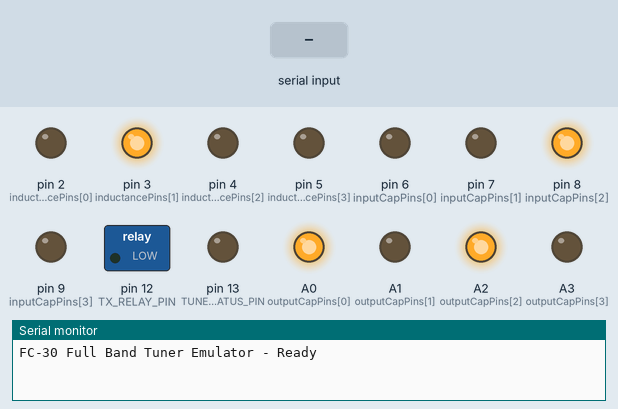
This sketch was run on a simulated Arduino Nano, built with avr-gcc and run on an emulated ATmega328P. Parts: switched loads named in the sketch (green lamp = pin HIGH), output pins drawn as LEDs (lit = HIGH), the last lines printed to the serial monitor. Dashed ring = blinking. The test bench sets the inputs (shaded band). Random numbers use the default seed unless the sketch sets one.

Above: at 1.2 s.
1.3 s: "TUNE\n" received over the second serial link
At 2.06 s:
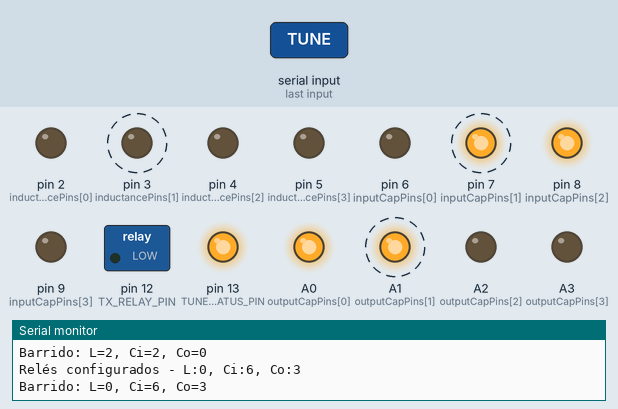
4.3 s: "TX ON\n" received over the second serial link
At 5.4 s:
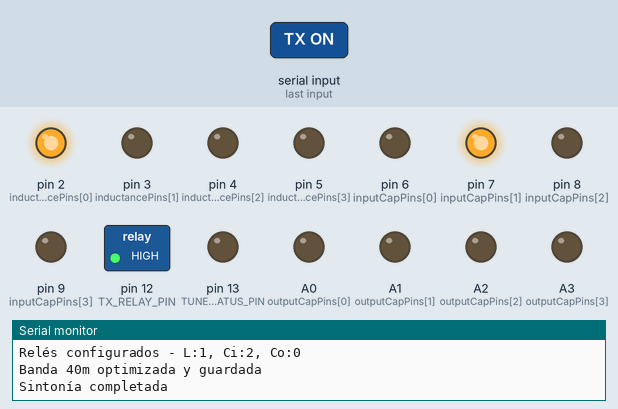
5.8 s: "FREQ 90\n" received over the second serial link
At 6.9 s:
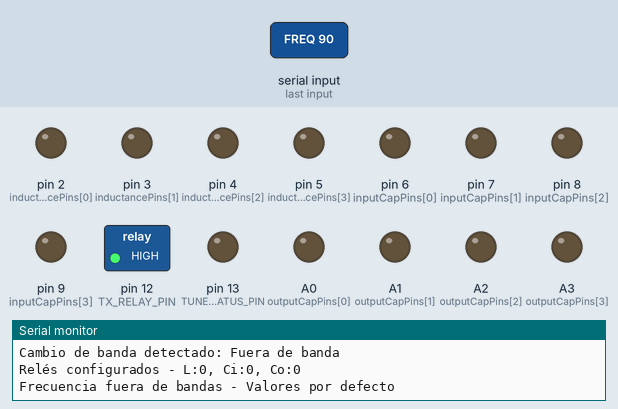
7.3 s: "TX OFF\n" received over the second serial link
At 7.7 s:
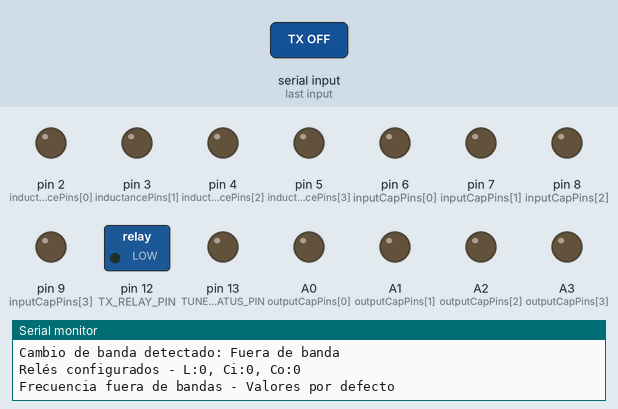
8.8 s: "TUNE\n" received over the second serial link
At 8.96 s:
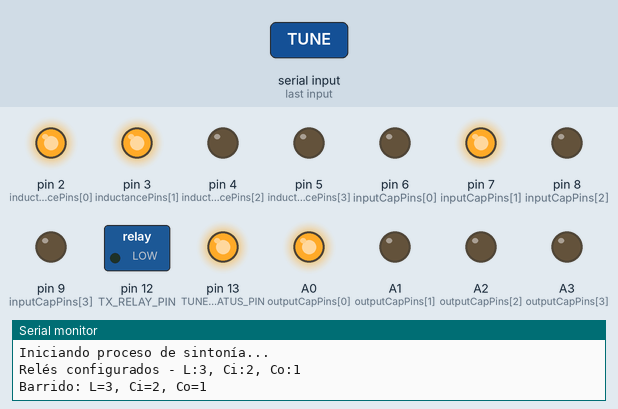
11.8 s: "TX ON\n" received over the second serial link
At 12.3 s:
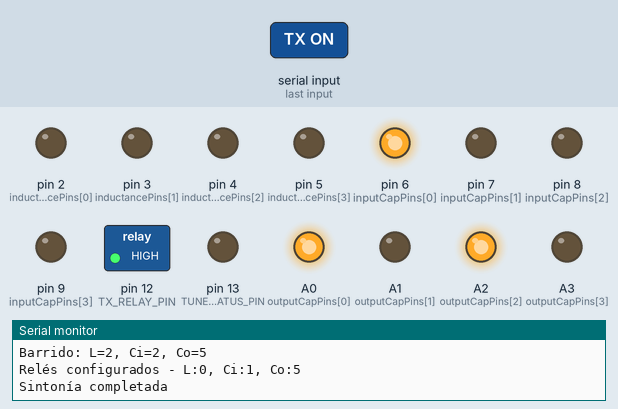
Timing chart, 0 to 14.3 s (numbered marks = the images above; inputs shaded):
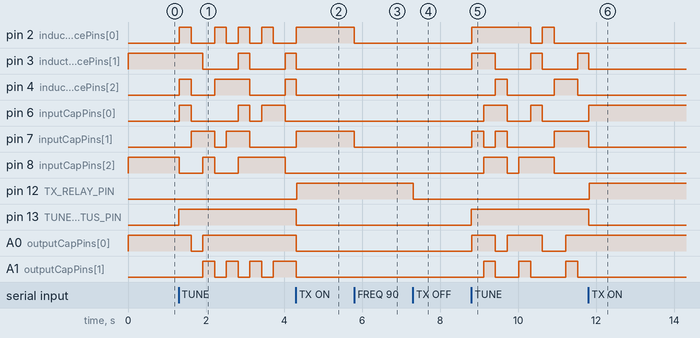

Measured:
- after the input at 1.3 s, pin 2 (inductancePins[0]): LOW → HIGH at once, → LOW 0.30 s later, → HIGH 0.60 s later, → LOW 0.30 s later, … (8 changes in this stretch); pin 3 (inductancePins[1]): alternates HIGH for 0.30 s and LOW for 0.90 s, starting after 0.62 s
- after the input at 4.3 s, pin 12 (TX_RELAY_PIN): LOW → HIGH at once
- after the input at 5.8 s, pin 2 (inductancePins[0]), pin 7 (inputCapPins[1]): HIGH → LOW at once
- after the input at 7.3 s, pin 12 (TX_RELAY_PIN): HIGH → LOW at once
- after the input at 8.8 s, pin 2 (inductancePins[0]): LOW → HIGH at once, → LOW 1.5 s later, → HIGH 0.30 s later, → LOW 0.30 s later; pin 3 (inductancePins[1]): goes HIGH 0.60 s, LOW 0.90 s, HIGH 0.30 s, LOW 0.90 s, then HIGH, starting at once
- after the input at 11.8 s, pin 12 (TX_RELAY_PIN): LOW → HIGH at once

The sketch:

FC-30.ino
```cpp
/*************************************************************************
 * FC-30 Tuner Emulator Full Band Version for FT-857D
 * Cortesía de CO8RCP  Ray Manuel Castellanos Parra co8rcp@gmail.com
 * Bandas cubiertas (igual que el FC-30 original):
 * - 160m (1.8-2.0 MHz)
 * - 80m (3.5-4.0 MHz)
 * - 60m (5.3-5.4 MHz)*
 * - 40m (7.0-7.3 MHz)
 * - 30m (10.1-10.15 MHz)
 * - 20m (14.0-14.35 MHz)
 * - 17m (18.068-18.168 MHz)
 * - 15m (21.0-21.45 MHz)
 * - 12m (24.89-24.99 MHz)
 * - 10m (28.0-29.7 MHz)
 * - 6m (50.0-54.0 MHz)*
 *
 * (*) Nota: El FC-30 original no soporta 60m y 6m oficialmente,
 * pero esta versión los incluye para cobertura completa
 *
 **************************************************************************/

#include <SoftwareSerial.h>

// Pines de comunicación con la radio
#define RADIO_RX_PIN 10
#define RADIO_TX_PIN 11
SoftwareSerial radioSerial(RADIO_RX_PIN, RADIO_TX_PIN);

// Pines de control para relés
const int inductancePins[4] = {2, 3, 4, 5};    // ABCD inductancias
const int inputCapPins[4] = {6, 7, 8, 9};      // ABCD capac. entrada
const int outputCapPins[4] = {A0, A1, A2, A3}; // ABCD capac. salida

// Pines adicionales
#define TX_RELAY_PIN 12     // Relay de TX dentro del tuner RL2017 y RL2018.
#define TUNE_STATUS_PIN 13  // LED/buzzer de estado de sintonía
#define TUNE_BUTTON_PIN A6  // Botón manual de sintonía (opcional)

// Parámetros del tuner
#define TUNING_DELAY 3000   // 3 segundos para sintonía
#define MEMORY_SLOTS 11     // Número de bandas memorizadas (160m-6m)

// Estados del tuner
enum TunerState {
  TUNER_IDLE,
  TUNER_TUNING,
  TUNER_TUNED,
  TUNER_ERROR,
  TUNER_BYPASS
};

// Estructura para memoria de banda
struct BandMemory {
  unsigned long minFreq;
  unsigned long maxFreq;
  byte inductance;
  byte inputCap;
  byte outputCap;
  String bandName;
};

// Variables de estado
TunerState tunerState = TUNER_IDLE;
unsigned long tuningStartTime = 0;
unsigned long currentFreq = 7100000; // Frecuencia inicial 40m
bool tunerEnabled = true;
bool txStatus = false;
bool lastTuneButtonState = HIGH;

// Memoria de bandas (frecuencias en Hz) - Valores iniciales típicos
BandMemory memories[MEMORY_SLOTS] = {
  {1800000, 2000000, 5, 3, 7, "160m"},    // 160m
  {3500000, 4000000, 3, 5, 2, "80m"},     // 80m
  {5300000, 5400000, 4, 4, 3, "60m"},     // 60m (no oficial en FC-30)
  {7000000, 7300000, 2, 4, 5, "40m"},     // 40m
  {10100000, 10150000, 1, 3, 4, "30m"},   // 30m
  {14000000, 14350000, 1, 2, 3, "20m"},   // 20m
  {18068000, 18168000, 0, 1, 2, "17m"},   // 17m
  {21000000, 21450000, 0, 1, 1, "15m"},   // 15m
  {24890000, 24990000, 0, 0, 1, "12m"},   // 12m
  {28000000, 29700000, 0, 0, 0, "10m"},   // 10m
  {50000000, 54000000, 0, 0, 0, "6m"}     // 6m (no oficial en FC-30)
};

void setup() {
  // Inicializar comunicación con la radio
  radioSerial.begin(9600);

  // Configurar pines de control de relés
  for (int i = 0; i < 4; i++) {
    pinMode(inductancePins[i], OUTPUT);
    pinMode(inputCapPins[i], OUTPUT);
    pinMode(outputCapPins[i], OUTPUT);
  }

  // Configurar pines adicionales
  pinMode(TX_RELAY_PIN, OUTPUT);
  pinMode(TUNE_STATUS_PIN, OUTPUT);
  pinMode(TUNE_BUTTON_PIN, INPUT_PULLUP); // Botón opcional

  // Inicializar relés
  resetRelays();

  // Ajustar inicialmente para la banda actual
  adjustForCurrentBand();

  // Inicializar serial para depuración
  Serial.begin(115200);
  Serial.println("FC-30 Full Band Tuner Emulator - Ready");
}

void loop() {
  // Manejar comandos de la radio
  if (radioSerial.available()) {
    String command = radioSerial.readStringUntil('\n');
    command.trim();
    processCommand(command);
  }

  // Manejar el proceso de sintonía
  if (tunerState == TUNER_TUNING) {
    if (millis() - tuningStartTime >= TUNING_DELAY) {
      completeTuning();
    } else {
      // Durante la sintonía podríamos hacer barridos (simulados aquí)
      simulateTuningSweep();
    }
  }

  // Verificar botón manual de sintonía (opcional)
  checkTuneButton();

  // Actualizar estado del relay de TX
  digitalWrite(TX_RELAY_PIN, txStatus ? HIGH : LOW);
}

// Función para procesar comandos CAT
void processCommand(String command) {
  if (command == "TUNE") {
    startTuning();
  }
  else if (command == "TUNER?") {
    sendTunerStatus();
  }
  else if (command == "TUNER RESET") {
    resetTuner();
  }
  else if (command == "TUNER ON") {
    enableTuner(true);
  }
  else if (command == "TUNER OFF") {
    enableTuner(false);
  }
  else if (command == "TUNER MEM?") {
    sendMemoryStatus();
  }
  else if (command == "TX ON") {
    txStatus = true;
    radioSerial.println("TX ON");
  }
  else if (command == "TX OFF") {
    txStatus = false;
    radioSerial.println("TX OFF");
  }
  else if (command.startsWith("FREQ ")) {
    currentFreq = command.substring(5).toInt();
    checkBandChange();
    radioSerial.println("FREQ OK");
  }
  else {
    radioSerial.println("TUNER ERROR");
    Serial.print("Unknown command: ");
    Serial.println(command);
  }
}

// Ajustar relés para la banda actual
void adjustForCurrentBand() {
  for (int i = 0; i < MEMORY_SLOTS; i++) {
    if (currentFreq >= memories[i].minFreq && currentFreq <= memories[i].maxFreq) {
      setRelays(memories[i].inductance, memories[i].inputCap, memories[i].outputCap);
      Serial.print("Ajustado para banda ");
      Serial.println(memories[i].bandName);
      return;
    }
  }

  // Si no está en ninguna banda conocida, usar valores por defecto
  setRelays(0, 0, 0);
  Serial.println("Frecuencia fuera de bandas - Valores por defecto");
}

// Verificar si ha cambiado de banda
void checkBandChange() {
  static unsigned long lastBand = 0;
  bool bandChanged = false;

  // Determinar banda actual
  byte currentBand = 255; // Inválido
  for (byte i = 0; i < MEMORY_SLOTS; i++) {
    if (currentFreq >= memories[i].minFreq && currentFreq <= memories[i].maxFreq) {
      currentBand = i;
      break;
    }
  }

  // Comparar con última banda
  if (currentBand != lastBand) {
    bandChanged = true;
    lastBand = currentBand;
  }

  if (bandChanged) {
    Serial.print("Cambio de banda detectado: ");
    if (currentBand < MEMORY_SLOTS) {
      Serial.println(memories[currentBand].bandName);
    } else {
      Serial.println("Fuera de banda");
    }

    // Reajustar solo si no estamos en medio de una sintonía
    if (tunerState != TUNER_TUNING) {
      adjustForCurrentBand();
    }
  }
}

// Iniciar proceso de sintonía
void startTuning() {
  if (!tunerEnabled) {
    radioSerial.println("TUNER BYPASS");
    return;
  }

  digitalWrite(TUNE_STATUS_PIN, HIGH);
  tunerState = TUNER_TUNING;
  tuningStartTime = millis();
  radioSerial.println("TUNER TUNING");

  Serial.println("Iniciando proceso de sintonía...");
}

// Simular barrido durante sintonía
void simulateTuningSweep() {
  static unsigned long lastSweep = 0;
  if (millis() - lastSweep > 300) { // Cada 300ms
    lastSweep = millis();

    // Barrido simulado - en una implementación real usarías mediciones de SWR
    byte inductance = random(0, 8);
    byte inputCap = random(0, 8);
    byte outputCap = random(0, 8);
    setRelays(inductance, inputCap, outputCap);

    Serial.print("Barrido: L=");
    Serial.print(inductance);
    Serial.print(", Ci=");
    Serial.print(inputCap);
    Serial.print(", Co=");
    Serial.println(outputCap);
  }
}

// Completar proceso de sintonía
void completeTuning() {
  tunerState = TUNER_TUNED;
  digitalWrite(TUNE_STATUS_PIN, LOW);

  // Guardar valores "óptimos" encontrados (simulado)
  byte foundInductance = random(0, 8);
  byte foundInputCap = random(0, 8);
  byte foundOutputCap = random(0, 8);

  setRelays(foundInductance, foundInputCap, foundOutputCap);

  // Actualizar memoria para esta banda
  for (int i = 0; i < MEMORY_SLOTS; i++) {
    if (currentFreq >= memories[i].minFreq && currentFreq <= memories[i].maxFreq) {
      memories[i].inductance = foundInductance;
      memories[i].inputCap = foundInputCap;
      memories[i].outputCap = foundOutputCap;

      Serial.print("Banda ");
      Serial.print(memories[i].bandName);
      Serial.println(" optimizada y guardada");
      break;
    }
  }

  radioSerial.println("TUNER OK");
  Serial.println("Sintonía completada");
}

// Configurar todos los relés
void setRelays(byte inductanceVal, byte inputCapVal, byte outputCapVal) {
  // Controlar relés de inductancias (convertir valor decimal a ABCD)
  for (int i = 0; i < 4; i++) {
    digitalWrite(inductancePins[i], (inductanceVal >> i) & 0x01);
  }

  // Controlar relés de capacitancias de entrada
  for (int i = 0; i < 4; i++) {
    digitalWrite(inputCapPins[i], (inputCapVal >> i) & 0x01);
  }

  // Controlar relés de capacitancias de salida
  for (int i = 0; i < 4; i++) {
    digitalWrite(outputCapPins[i], (outputCapVal >> i) & 0x01);
  }

  Serial.print("Relés configurados - L:");
  Serial.print(inductanceVal);
  Serial.print(", Ci:");
  Serial.print(inputCapVal);
  Serial.print(", Co:");
  Serial.println(outputCapVal);
}

// Resetear todos los relés
void resetRelays() {
  for (int i = 0; i < 4; i++) {
    digitalWrite(inductancePins[i], LOW);
    digitalWrite(inputCapPins[i], LOW);
    digitalWrite(outputCapPins[i], LOW);
  }
  digitalWrite(TX_RELAY_PIN, LOW);
  digitalWrite(TUNE_STATUS_PIN, LOW);
}

// Verificar botón manual de sintonía
void checkTuneButton() {
  bool currentState = digitalRead(TUNE_BUTTON_PIN);
  if (currentState != lastTuneButtonState) {
    delay(50); // Debounce
    if (digitalRead(TUNE_BUTTON_PIN)) {
      if (lastTuneButtonState == LOW) {
        startTuning();
      }
    }
    lastTuneButtonState = currentState;
  }
}

// Enviar estado del tuner
void sendTunerStatus() {
  switch (tunerState) {
    case TUNER_IDLE: radioSerial.println("TUNER IDLE"); break;
    case TUNER_TUNING: radioSerial.println("TUNER TUNING"); break;
    case TUNER_TUNED: radioSerial.println("TUNER OK"); break;
    case TUNER_ERROR: radioSerial.println("TUNER ERROR"); break;
    case TUNER_BYPASS: radioSerial.println("TUNER BYPASS"); break;
  }
}

// Resetear el tuner
void resetTuner() {
  tunerState = TUNER_IDLE;
  resetRelays();
  adjustForCurrentBand();
  radioSerial.println("TUNER READY");
  Serial.println("Tuner reiniciado");
}

// Habilitar/deshabilitar el tuner
void enableTuner(bool enable) {
  tunerEnabled = enable;
  tunerState = enable ? TUNER_IDLE : TUNER_BYPASS;
  radioSerial.println(enable ? "TUNER ON" : "TUNER OFF");
  Serial.print("Tuner ");
  Serial.println(enable ? "habilitado" : "deshabilitado");
}

// Enviar estado de memorias
void sendMemoryStatus() {
  String status = "MEM ";
  for (int i = 0; i < MEMORY_SLOTS; i++) {
    status += (currentFreq >= memories[i].minFreq && currentFreq <= memories[i].maxFreq) ? "1" : "0";
  }
  radioSerial.println(status);
}
```
